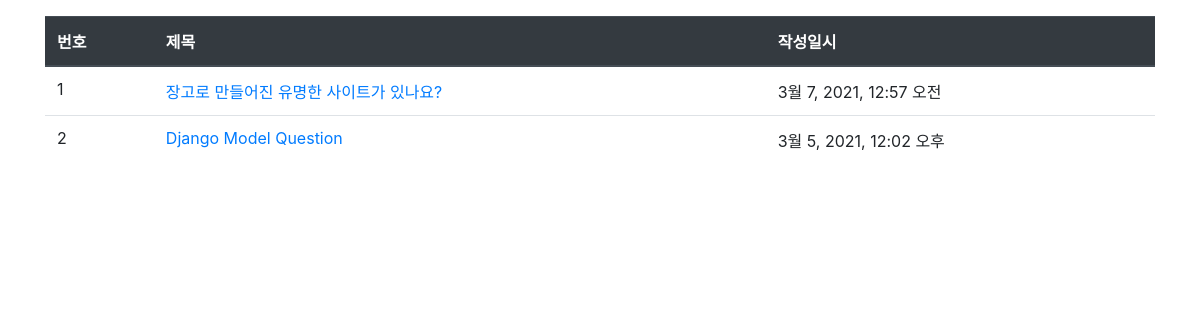
Screenshot of /pybo/ with the database file from the repository.
### pybo/models.py (models this page shows, shortened)
class Question(models.Model):
    subject = models.CharField(max_length=200)
    content = models.TextField()
    create_date = models.DateTimeField()

### pybo/views.py (the view)
# urls.py: path('', views.index, name = 'index'), # == path('', views.IndexView.as_view()),
def index(request):
    question_list = Question.objects.order_by('-create_date')
    context = {'question_list': question_list}
    return render(request, 'pybo/question_list.html', context)

### templates/pybo/question_list.html (shortened to what this page needs)
<!-- 스태틱 파일을 사용하기위해 템플릿 파일 맨 위에 {% load static %} 태그를 삽입하고,
	link 엘리먼트 href 속성에 {% static 'bootstrap.min.css' %}를 적자. -->
{% load static %}
<link rel="stylesheet" type="text/css" href="{% static 'bootstrap.min.css' %}" />
<div class="container my-3">
	<table class="table">
		<thead>
			<tr class="thead-dark">
				<th>번호</th>
				<th>제목</th>
				<th>작성일시</th>
			</tr>
		</thead>
		<tbody>
			{% if question_list %} {% for question in question_list %}
			<tr>
				<td>{{ forloop.counter }}</td>
				<td>
					<a href="{% url 'pybo:detail' question.id %}">{{ question.subject }}</a>
				</td>
				<td>{{ question.create_date }}</td>
			</tr>
			{% endfor %} {% else %}
			<tr>
				<td colspan="3">질문이 없습니다.</td>
			</tr>
			{% endif %}
		</tbody>
	</table>
</div>

### rows the page displays
Question: subject "장고로 만들어진 유명한 사이트가 있나요?", create_date "3월 7, 2021, 12:57 오전"
Question: subject "Django Model Question", create_date "3월 5, 2021, 12:02 오후"
